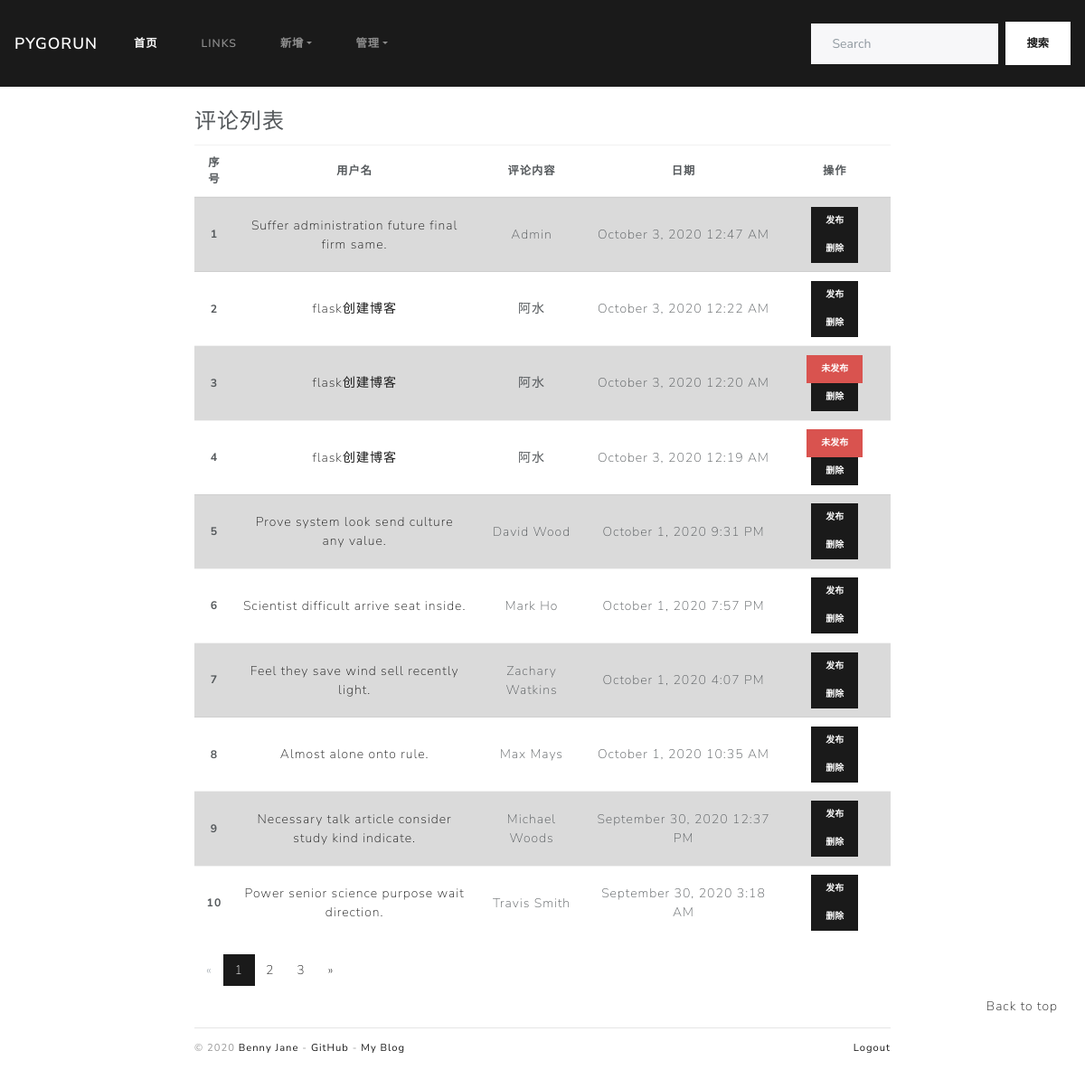
The app's page /admin/comment/manager (signed in), older data.
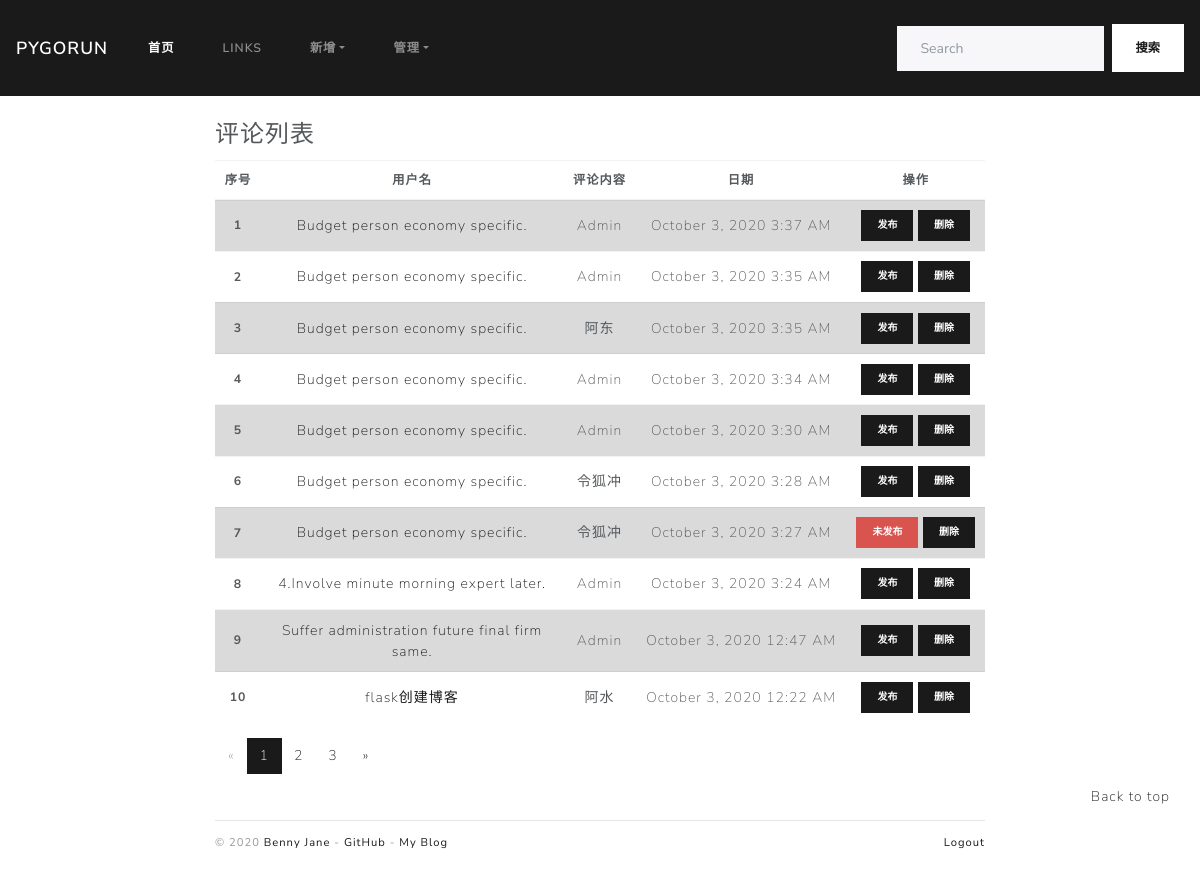
The same page, newer data.
### blogDog/models.py (models this page shows)
class Comment(db.Model):
    id = db.Column(db.Integer, primary_key=True)
    author = db.Column(db.String(30))
    email = db.Column(db.String(254))
    site = db.Column(db.String(255), default='')
    body = db.Column(db.Text)
    from_admin = db.Column(db.Boolean, default=False)
    reviewed = db.Column(db.Boolean, default=False)
    timestamp = db.Column(db.DateTime, default=datetime.utcnow, index=True)
    replied_id = db.Column(db.Integer, db.ForeignKey('comment.id'))
    post_id = db.Column(db.Integer, db.ForeignKey('post.id'))
    post = db.relationship('Post', back_populates='comments')
    replies = db.relationship('Comment', back_populates='replied', cascade='all, delete-orphan')
    replied = db.relationship('Comment', back_populates='replies', remote_side=[id])

class Post(db.Model):
    id = db.Column(db.Integer, primary_key=True)
    title = db.Column(db.String(255))
    sub_title = db.Column(db.Text)
    body = db.Column(db.Text)
    timestamp = db.Column(db.DateTime, default=datetime.utcnow, index=True)
    can_comment = db.Column(db.Boolean, default=True)
    isRecommend = db.Column(db.Boolean, default=False)
    category_id = db.Column(db.Integer, db.ForeignKey('category.id'))
    category = db.relationship("Category", back_populates="posts")
    comments = db.relationship("Comment", back_populates="post", cascade="all, delete-orphan")

### blogDog/web/admin.py (the view)
@admin_bp.route('/comment/manager')
@login_required
def manage_comment():
    page = request.args.get('page', 1, type=int)
    per_page = current_app.config['PER_PAGE']  # 考虑字符串问题
    half_page_display = int(current_app.config["HALF_PAGE_DISPLAY"])
    query = Comment.query.order_by(Comment.timestamp.desc())
    page_params = {
        'total': query.count(),
        'page_size': per_page,
        'half_page_display': half_page_display,
        'page': page,
        'url': request.full_path.replace('&page={}'.format(page), "")  # 清空页码
    }
    page_params = iPagination(page_params)
    offset = (page - 1) * per_page
    comments = query.offset(offset).limit(per_page).all()
    return render_template('admin/manage_comment.html', page=page, page_params=page_params, comments=comments)

### blogDog/__init__.py (called while the page is built)
def register_template_context(app):
    @app.context_processor
    def make_template_context():
        admin = Admin.query.first()
        categories = Category.query.order_by(Category.name).all()
        links = Link.query.order_by(Link.name).all()
        subjects = Category.query.filter_by(isSubject=True).all()
        recommends = Post.query.filter_by(isRecommend=True).order_by(Post.timestamp.desc()).all()
        if current_user.is_authenticated:
            unread_comments = Comment.query.filter_by(reviewed=False).count()
        else:
            unread_comments = None
        return dict(admin=admin, categories=categories, links=links, recommends=recommends
                    , unread_comments=unread_comments, subjects=subjects)

### blogDog/extensions.py (called while the page is built)
@login_manager.user_loader
def load_user(user_id):
    from blogDog.models import Admin
    user = Admin.query.get(int(user_id))
    return user

### blogDog/templates/admin/manage_comment.html (shortened to what this page needs)
{% extends 'admin/_admin_base.html' %}
{% block adminContent %}
    <legend>评论列表</legend>
    <table class="table table-hover">
        <thead class="table-cell">
        <tr>
            <th scope="col">序号</th>
            <th scope="col">用户名</th>
            <th scope="col">评论内容</th>
            <th scope="col">日期</th>
            <th scope="col">操作</th>
        </tr>
        </thead>
        <tbody class="table-cell">
        {% if comments %}
            {% for comment in comments %}
                <tr {% if (loop.index % 2 == 1) %}class="table-active" {% endif %}>
                    <th scope="row">{{ loop.index }}</th>
                    <td style="max-width: 300px"><a
                            href="{{ url_for('blog.show_post', post_id=comment.post_id) }}">{{ comment.post.title }}</a></td>
                    <td>{{ comment.author }}</td>
                    <td>{{ moment(comment.timestamp).format('LLL') }}</td>
                    <td class="table-deal">
                        <div class="justify-content-between">
                            <form class="inline" method="post"
                                  action="{{ url_for('admin.approve_comment', comment_id=comment.id) }}">
                                {% if comment.reviewed %}
                                    <button type="submit" class="btn btn-primary btn-sm">
                                        发布
                                    </button>
                                {% else %}
                                    <button type="submit" class="btn btn-danger btn-sm">
                                        未发布
                                    </button>
                                {% endif %}
                            </form>
                            <form class="inline" method="post"
                                  action="{{ url_for('admin.delete_comment', comment_id=comment.id) }}">
                                <button type="submit" class="btn btn-primary btn-sm"
                                        onclick="return confirm('是否确认删除？')">删除
                                </button>
                            </form>
                        </div>
                    </td>
                </tr>
            {% endfor %}
        {% endif %}
        </tbody>
    </table>
{% endblock %}

Row changes from the older to the newer data that the page shows:
no longer on this page (row unchanged): Comment: post "flask创建博客", author "阿水", timestamp "October 3, 2020 12:20 AM", reviewed "未发布"
no longer on this page (row unchanged): Comment: post "flask创建博客", author "阿水", timestamp "October 3, 2020 12:19 AM", reviewed "未发布"
no longer on this page (row unchanged): Comment: post "Prove system look send culture any value.", author "David Wood", timestamp "October 1, 2020 9:31 PM", reviewed "发布"
no longer on this page (row unchanged): Comment: post "Scientist difficult arrive seat inside.", author "Mark Ho", timestamp "October 1, 2020 7:57 PM", reviewed "发布"
no longer on this page (row unchanged): Comment: post "Feel they save wind sell recently light.", author "Zachary Watkins", timestamp "October 1, 2020 4:07 PM", reviewed "发布"
no longer on this page (row unchanged): Comment: post "Almost alone onto rule.", author "Max Mays", timestamp "October 1, 2020 10:35 AM", reviewed "发布"
no longer on this page (row unchanged): Comment: post "Necessary talk article consider study kind indicate.", author "Michael Woods", timestamp "September 30, 2020 12:37 PM", reviewed "发布"
no longer on this page (row unchanged): Comment: post "Power senior science purpose wait direction.", author "Travis Smith", timestamp "September 30, 2020 3:18 AM", reviewed "发布"
added Comment: post "Budget person economy specific.", author "Admin", timestamp "October 3, 2020 3:37 AM", reviewed "发布"
added Comment: post "Budget person economy specific.", author "Admin", timestamp "October 3, 2020 3:35 AM", reviewed "发布"
added Comment: post "Budget person economy specific.", author "阿东", timestamp "October 3, 2020 3:35 AM", reviewed "发布"
added Comment: post "Budget person economy specific.", author "Admin", timestamp "October 3, 2020 3:34 AM", reviewed "发布"
added Comment: post "Budget person economy specific.", author "Admin", timestamp "October 3, 2020 3:30 AM", reviewed "发布"
added Comment: post "Budget person economy specific.", author "令狐冲", timestamp "October 3, 2020 3:28 AM", reviewed "发布"
added Comment: post "Budget person economy specific.", author "令狐冲", timestamp "October 3, 2020 3:27 AM", reviewed "未发布"
added Comment: post "4.Involve minute morning expert later.", author "Admin", timestamp "October 3, 2020 3:24 AM", reviewed "发布"
